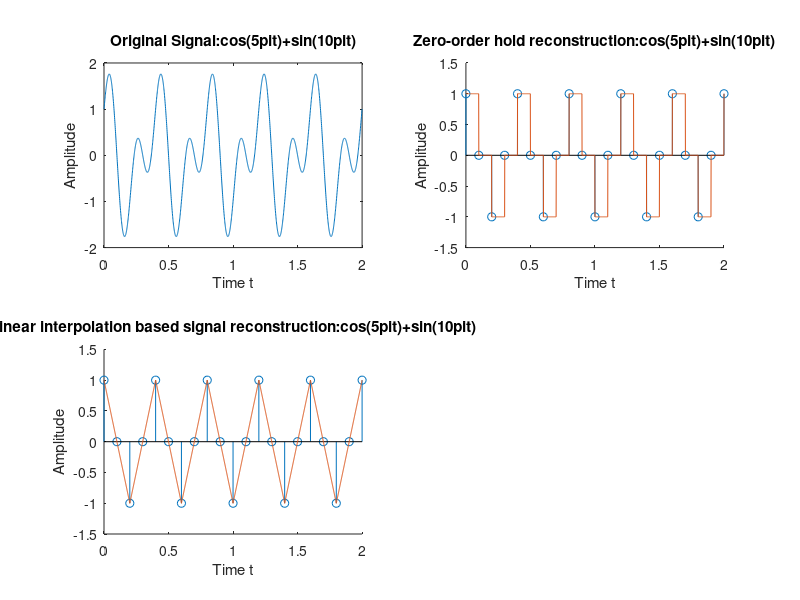

MATLAB code for this plot: (Note: this script raises an error after producing the figure.)
t_fine = 0:0.001:2;
xt = cos(5*pi*t_fine)+sin(10*pi*t_fine);
Ts = 0.1;
t_samples = 0:Ts:2;
xn = cos(5*pi*t_samples)+sin(10*pi*t_samples);

figure;
subplot(2,2,1);
plot(t_fine,xt);
xlabel("Time t");
ylabel("Amplitude");
title("Original Signal:cos(5\pit)+sin(10\pit)");

% Question 7_2a:
xr0 = interp1(t_samples,xn,t_fine,"previous");
subplot(2,2,2);
hold on;
stem(t_samples,xn);
plot(t_fine,xr0);
hold off;
xlabel("Time t");
ylabel("Amplitude");
title("Zero-order hold reconstruction:cos(5\pit)+sin(10\pit)");


% Question 7_2b:
xr1 = interp1(t_samples,xn,t_fine,"linear");
subplot(2,2,3);
hold on;
stem(t_samples,xn);
plot(t_fine,xr1);
hold off;
xlabel("Time t");
ylabel("Amplitude");
title("Linear interpolation based signal reconstruction:cos(5\pit)+sin(10\pit)");


% Question 7_2c:
n = 0:1:length(t_samples)-1;
xrs = sinc_recon(n,xn,Ts,t_fine);
subplot(2,2,4);
hold on;
stem(t_samples,xn);
plot(t_fine,xrs);
hold off;
xlabel("Time t");
ylabel("Amplitude");
title("Sinc reconstruction:cos(5\pit)+sin(10\pit)");

figure;
plot(t_fine,xt,t_fine,xr0,t_fine,xr1,t_fine,xrs);
legend("Original Signal","Zero-order hold reconstruction","Linear interpolation based signal reconstruction","Sinc reconstruction");
xlabel("Time t");
ylabel("Amplitude");
title("Comparisions of reconstructions with Original Signal");

MAE0 = max(abs(xt(251:1751)-xr0(251:1751)));
disp([sprintf("The maximum absolute error (MAE) between the original signal and the Zero-order hold reconstructed signal = %f",MAE0)]);
MAE1 = max(abs(xt(251:1751)-xr1(251:1751)));
disp([sprintf("The maximum absolute error (MAE) between the original signal and the Linear interpolation based signal reconstructed signal = %f",MAE1)]);
MAES = max(abs(xt(251:1751)-xrs(251:1751)));
disp([sprintf("The maximum absolute error (MAE) between the original signal and the Sinc reconstructed signal = %f",MAES)]);

r0 = rmse(xt,xr0);
r1 = rmse(xt,xr1);
rs = rmse(xt,xrs);
fprintf("The RMS errors for the three methods of interpolation = %f %f %f respectively\n",r0,r1,rs);

xrt = interp1(t_samples,xn,t_fine,"spline");
figure;
plot(t_fine,xt,t_fine,xrt);
legend("Original Signal","SPLINE Interpolation");
xlabel("Time t");
ylabel("Amplitude");
title("SPLINE Interpolaton Method");
MAET = max(abs(xt(251:1751)-xrt(251:1751)));
disp([sprintf("The maximum absolute error (MAE) between the original signal and the SPLINE Interpolation reconstructed signal = %f",MAET)]);